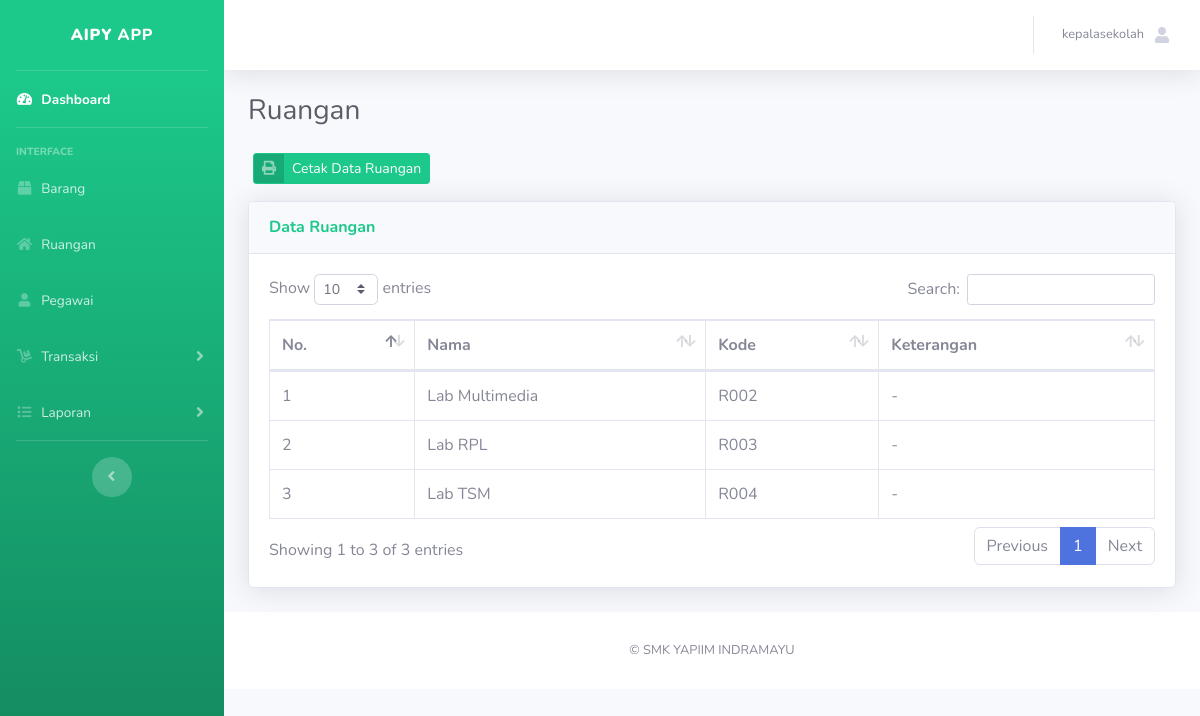
The app's page /kepsek-page.php?menu=ruangan (signed in) with its own data.
### tables this page shows
CREATE TABLE `ruang` (
  `id_ruang` int(11) UNSIGNED NOT NULL,
  `nama_ruang` varchar(20) DEFAULT NULL,
  `kode_ruang` varchar(20) DEFAULT NULL,
  `keterangan_ruang` text DEFAULT NULL
);

### konten-kepsek/ruangan.php (the view, shortened to what this page needs)
<h1 class="h3 mb-2 text-gray-800">Ruangan</h1>
<p class="mb-4">
<table>
  <th>
  <td>
  </td>
  <td>
    <form action="konten-admin/report/cetak-ruangan.php" target="_blank" method="post">
      <button type="submit" class="btn btn-success btn-icon-split btn-sm">
        <span class="icon text-white-50">
          <i class="fas fa-print"></i>
        </span>
        <span class="text">Cetak Data Ruangan</span>
      </button>
    </form>
  </td>
  </th>
</table>
</p>
<div class="card shadow mb-4">
  <div class="card-header py-3">
    <h6 class="m-0 font-weight-bold text-success">Data Ruangan</h6>
  </div>
  <div class="card-body">
    <div class="table-responsive">
      <table class="table table-bordered" id="dataTable" width="100%" cellspacing="0">
        <thead>
          <tr>
            <th>No.</th>
            <th>Nama</th>
            <th>Kode</th>
            <th>Keterangan</th>
          </tr>
        </thead>
        <tbody>
          <?php
          include('koneksi.php');
          $query = mysqli_query($konek, "SELECT * FROM ruang");
          $no = 0;
          while ($row = mysqli_fetch_array($query)) {
            $no++;
          ?>
            <tr>
              <td><?php print $no ?></td>
              <td><?php print $row[1] ?></td>
              <td><?php print $row[2] ?></td>
              <td><?php print $row[3] ?></td>
            </tr>
          <?php } ?>
        </tbody>
      </table>
    </div>
  </div>
</div>

### records on screen
ruang: nama_ruang "Lab Multimedia", kode_ruang "R002", keterangan_ruang "-"
ruang: nama_ruang "Lab RPL", kode_ruang "R003", keterangan_ruang "-"
ruang: nama_ruang "Lab TSM", kode_ruang "R004", keterangan_ruang "-"

### other values on screen
$_SESSION['name_user'] "kepalasekolah"
